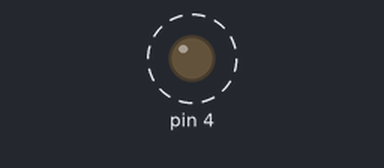
Bench run of a sketch on a simulated Arduino Uno, built with avr-gcc and run on an emulated ATmega328P. Parts: output pins drawn as LEDs (lit = HIGH). Dashed ring = blinking.

Above: at 0.1 s.
Timing chart, 0 to 3.0 s (numbered marks = the images above):
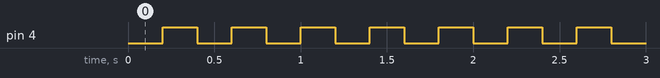

The sketch:

waterkite02.ino
```cpp
#include <TimerThree.h>
int LED=0;

void setup() {
pinMode(4,OUTPUT);
Timer3.initialize(10000);
Timer3.attachInterrupt(tim);
}

void loop() {}

void tim(){
LED++;
if (LED>19)
{LED=0; digitalWrite(4,!digitalRead(4));}
}


/*voidsetup() {
pinMode(4,OUTPUT);}

void loop(){
digitalWrite(4,HIGH); delay(500);
digitalWrite(4,LOW); delay(500);

delay와 Timer의 차이
delay는 delay가 되는 그 시간동안 아무 것도 행동하지 못한다.
Timer는 하는 일을 하다 특정 주기가 이르는 시간에 Timer에 해당해놓은 함수를 실행한다.
*/
```

Measured:
- by itself, pin 4: alternates HIGH for 0.20 s and LOW for 0.20 s
